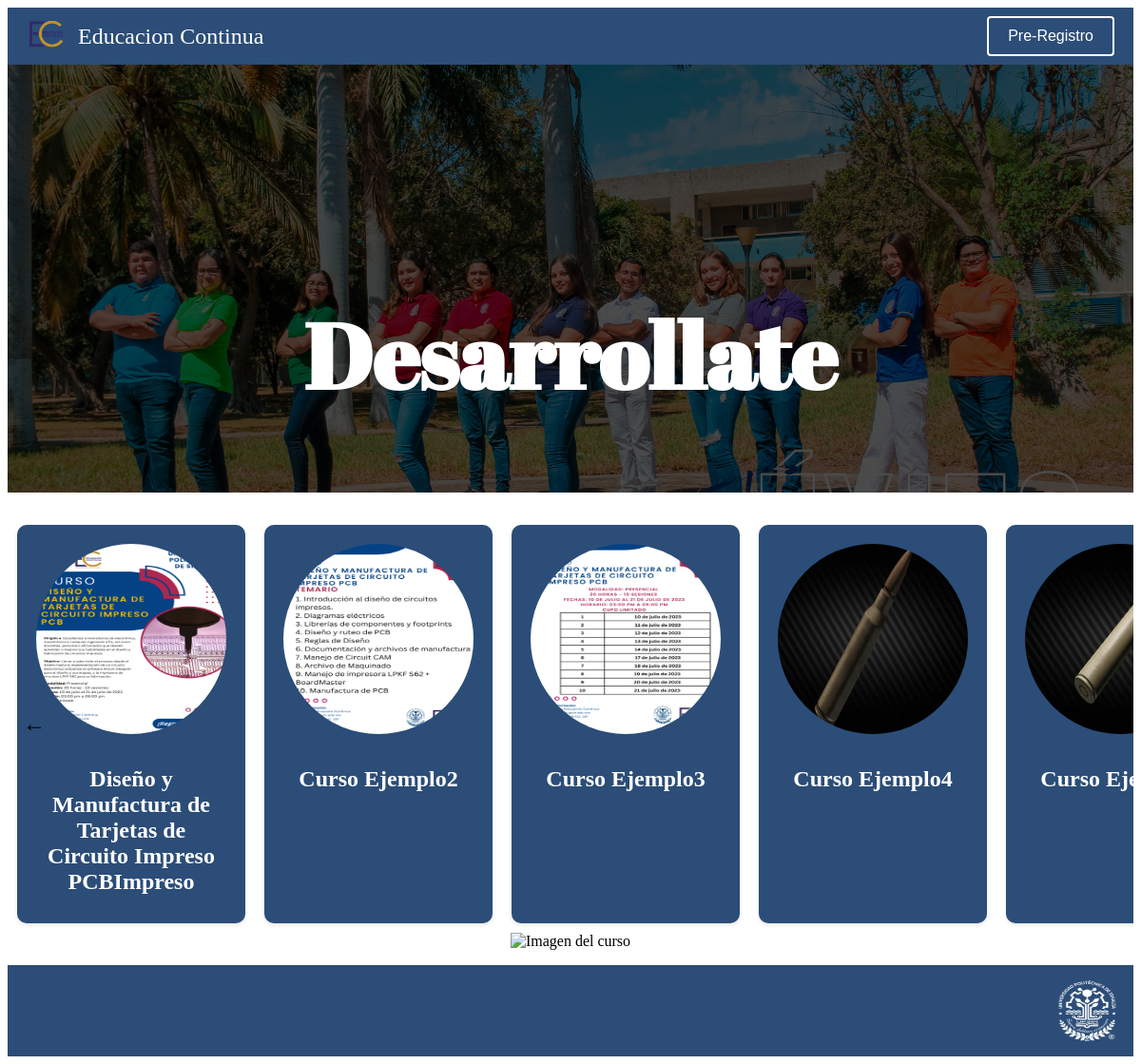
The page / on the database its author committed.
### EC/models.py (models this page shows, shortened)
class Courses(models.Model):
    id= models.AutoField(primary_key=True)
    imagen = models.ImageField(upload_to='cajas/', blank=False)
    titulo = models.CharField(max_length=200, blank=False)
    descripcion = models.TextField(blank=False)

### EC/views.py (the view)
# urls.py: path('',main,name='main')
def main(request):
    courses = Courses.objects.all()
    return render(request,'index.html',  {'courses': courses})

### EC/templates/index.html (shortened to what this page needs)
{% load static %}
<!DOCTYPE html>
<html lang="es">
<head>
    <link rel="stylesheet" type="text/css" href="{% static 'css/styles.css' %}" />
</head>
<body>
    <header>
        <div class="header">
            <div class="logo_main", location.href='{%url 'main' %}';">
                <img src="media/loigo EC.png" alt="Logo" class="logo">
                <span class="label">Educacion Continua</span>
            </div>
            <button onclick="location.href='{% url 'Registro' %}';" class="register-button" >Pre-Registro</button>
        </div>
    </header>
    <section class="desarrollate">
        <div class="desarrollate-content">
            <h2 class="desarrollate-text"> Desarrollate </h2>
        </div>
    </section>
    <div class="slider-container">
        <div class="slider">
            {% for course in courses %}
                <div class="box" id="{{ course.id }}" onclick="mostrarImagenCurso('{{ course.imagen.url }}')">
                    <img src="{{ course.imagen.url }}" alt="Image">
                    <h2>{{ course.titulo }}</h2>
                </div>
            {% empty %}
                <div class="NoBox">
                    <h2>No hay Cursos por el momento</h2>
                </div>
            {% endfor %}
        </div>
        <div>
            <button class="prev-button">&larr;</button>
        </div>
        <div>
            <button class="next-button">&rarr;</button>
        </div>
    </div>
    <div id="imagen-curso">
        <img id="curso-imagen" src="" alt="Imagen del curso">
    </div>
    <footer class="footer">
        <img src="/media/Upsin_logo.png" alt="Upsin_logo" class="footer-img">
    </footer>
</body>
</html>

### EC/static/css/styles.css (style rules this page uses)
:root { --colorPrincipal: #2b4d77; --fuentePrincipal: 'Abril Fatface', sans-serif; --negro: #000; --blanco: #fff; }
.header { background-color: var(--colorPrincipal); height: 60px; display: flex; align-items: center; justify-content: space-between; padding: 0 20px; box-sizing: border-box; color: var(--blanco); vertical-align: middle; }
.logo { cursor: pointer; width: 40px; height: 40px; vertical-align: middle; }
.label { cursor: pointer; font-size: 50px; margin-left: 10px; font-size: x-large; height: fit-content; max-height: fit-content; vertical-align: middle; text-align: center; }
.register-button { background-color: var(--colorPrincipal); border: 2px solid var(--blanco); color: var(--blanco); padding: 10px 20px; cursor: pointer; font-size: 16px; border-radius: 4px; vertical-align: middle; }
.box { width: 300px; border-radius: 10px; background-color: var(--colorPrincipal); box-shadow: 0 2px 4px rgba(0, 0, 0, 0.1); padding: 20px; margin: 10px; text-align: center; cursor: pointer; }
.box img { width: 200px; height: 200px; border-radius: 50%; margin-bottom: 10px; cursor: pointer; }
.box h2 { color: var(--blanco); margin-bottom: 10px; cursor: pointer; }
.slider-container { position: relative; overflow: hidden; }
.slider { display: flex; transition: transform 0.5s; }
.box { width: 25%; padding: 20px; box-sizing: border-box; cursor: pointer; }
.prev-button, .next-button { position: absolute; top: 50%; transform: translateY(-50%); background: none; border: none; font-size: 24px; color: var(--negro); cursor: pointer; }
.prev-button { left: 10px; }
.next-button { right: 10px; }
.desarrollate { position: relative; background-image: url(/media/Desarrollate-imagen.jpg); background-repeat: no-repeat; background-size: cover; height: 450px; margin-bottom: 1.5rem; }
.desarrollate-content { position: absolute; display: flex; flex-direction: column; justify-content: flex-end; height: 100%; width: 100%; background-color: rgb(0 0 0 / 70%); }
.desarrollate-text { text-align: center; font-family: var(--fuentePrincipal); color: var(--blanco); margin-top: auto; font-size: 6rem; }
#imagen-curso { display: flex; justify-content: center; align-items: center; }
#curso-imagen { max-height: 100%; max-width: 100%; height: auto; }
.footer { margin-top: 1rem; background-color: var(--colorPrincipal); padding: 1rem; display: flex; flex-direction: row-reverse; align-items: center; }
.footer-img { width: 4rem; height: 4rem; }

### rows shown on the page
Courses: imagen (picture), titulo "Diseño y Manufactura de Tarjetas de Circuito Impreso PCBImpreso"
Courses: imagen (picture), titulo "Curso Ejemplo2"
Courses: imagen (picture), titulo "Curso Ejemplo3"
Courses: imagen (picture), titulo "Curso Ejemplo4"
Courses: imagen (picture), titulo "Curso…"
